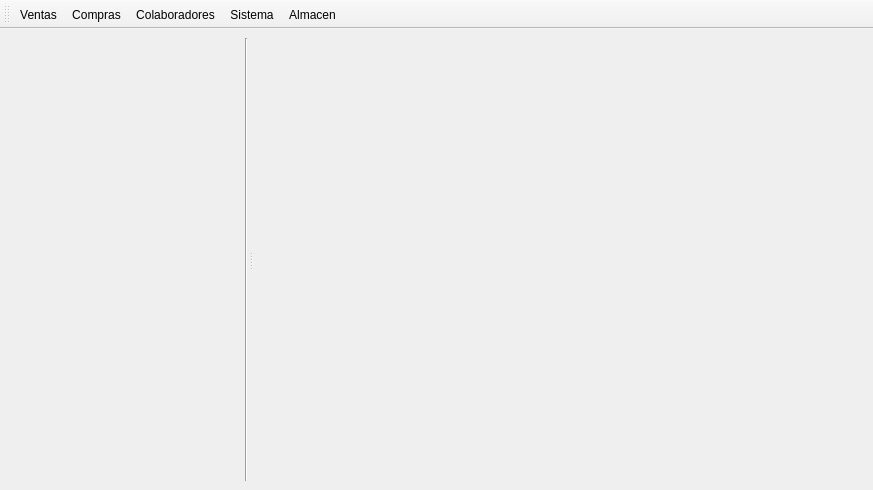
<?xml version="1.0" encoding="UTF-8"?>
<ui version="4.0">
 <class>ui_area_trabajo</class>
 <widget class="QMainWindow" name="ui_area_trabajo">
  <property name="geometry">
   <rect>
    <x>0</x>
    <y>0</y>
    <width>873</width>
    <height>490</height>
   </rect>
  </property>
  <property name="minimumSize">
   <size>
    <width>870</width>
    <height>490</height>
   </size>
  </property>
  <property name="windowTitle">
   <string>MainWindow</string>
  </property>
  <widget class="QWidget" name="centralwidget">
   <layout class="QGridLayout" name="gridLayout">
    <item row="0" column="0">
     <widget class="QSplitter" name="splitter">
      <property name="orientation">
       <enum>Qt::Horizontal</enum>
      </property>
      <widget class="QWidget" name="">
       <layout class="QHBoxLayout" name="horizontalLayout">
        <item>
         <layout class="QVBoxLayout" name="verticalLayout">
          <item>
           <widget class="QWidget" name="tree_widget" native="true">
            <property name="sizePolicy">
             <sizepolicy hsizetype="Fixed" vsizetype="Expanding">
              <horstretch>0</horstretch>
              <verstretch>0</verstretch>
             </sizepolicy>
            </property>
            <property name="minimumSize">
             <size>
              <width>10</width>
              <height>0</height>
             </size>
            </property>
            <property name="maximumSize">
             <size>
              <width>400</width>
              <height>16777215</height>
             </size>
            </property>
           </widget>
          </item>
          <item>
           <spacer name="horizontalSpacer">
            <property name="orientation">
             <enum>Qt::Horizontal</enum>
            </property>
            <property name="sizeType">
             <enum>QSizePolicy::Fixed</enum>
            </property>
            <property name="sizeHint" stdset="0">
             <size>
              <width>230</width>
              <height>10</height>
             </size>
            </property>
           </spacer>
          </item>
         </layout>
        </item>
        <item>
         <widget class="Line" name="line">
          <property name="orientation">
           <enum>Qt::Vertical</enum>
          </property>
         </widget>
        </item>
       </layout>
      </widget>
      <widget class="QWidget" name="">
       <layout class="QVBoxLayout" name="verticalLayout_2">
        <item>
         <widget class="QWidget" name="table_widget" native="true">
          <property name="sizePolicy">
           <sizepolicy hsizetype="Expanding" vsizetype="Expanding">
            <horstretch>0</horstretch>
            <verstretch>0</verstretch>
           </sizepolicy>
          </property>
         </widget>
        </item>
        <item>
         <spacer name="horizontalSpacer_2">
          <property name="orientation">
           <enum>Qt::Horizontal</enum>
          </property>
          <property name="sizeHint" stdset="0">
           <size>
            <width>610</width>
            <height>10</height>
           </size>
          </property>
         </spacer>
        </item>
       </layout>
      </widget>
     </widget>
    </item>
   </layout>
  </widget>
  <widget class="QToolBar" name="toolBar">
   <property name="windowTitle">
    <string>toolBar</string>
   </property>
   <attribute name="toolBarArea">
    <enum>TopToolBarArea</enum>
   </attribute>
   <attribute name="toolBarBreak">
    <bool>false</bool>
   </attribute>
   <addaction name="actionVentas"/>
   <addaction name="actionCompras"/>
   <addaction name="actionColaboradores"/>
   <addaction name="actionSistema"/>
   <addaction name="actionAlmacen"/>
  </widget>
  <action name="actionVentas">
   <property name="text">
    <string>Ventas</string>
   </property>
  </action>
  <action name="actionCompras">
   <property name="text">
    <string>Compras</string>
   </property>
  </action>
  <action name="actionArticulos">
   <property name="text">
    <string>Articulos</string>
   </property>
  </action>
  <action name="actionColaboradores">
   <property name="text">
    <string>Colaboradores</string>
   </property>
  </action>
  <action name="actionSistema">
   <property name="text">
    <string>Sistema</string>
   </property>
  </action>
  <action name="actionAlmacen">
   <property name="text">
    <string>Almacen</string>
   </property>
  </action>
 </widget>
 <resources/>
 <connections/>
</ui>
